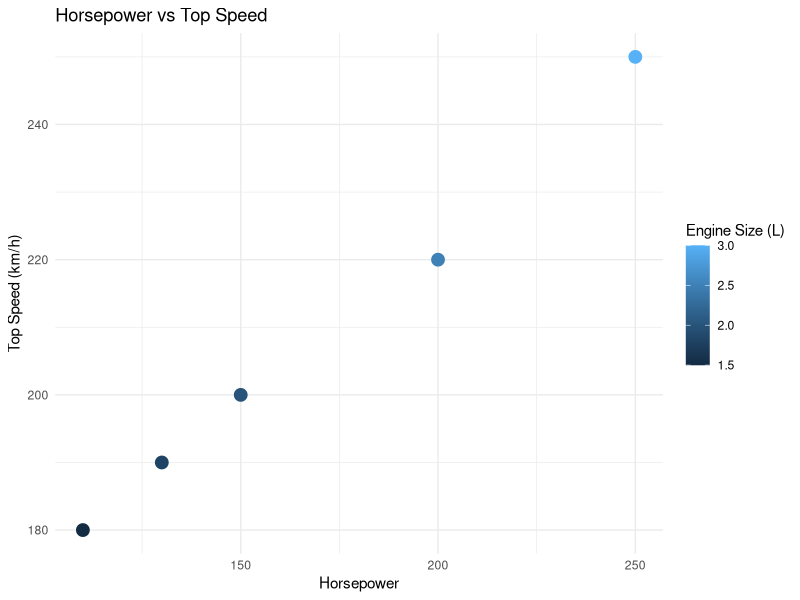

The R script that drew this image:
# Install package (Run only once)
#install.packages("ggplot2")

# Load library
library(ggplot2)

# Create Dataset
vehicle <- data.frame(
  Engine_Size = c(1.5,2.0,3.0,2.5,1.8),
  Horsepower = c(110,150,250,200,130),
  Top_Speed = c(180,200,250,220,190)
)

# Scatter Plot
ggplot(vehicle,
       aes(x = Horsepower,
           y = Top_Speed,
           color = Engine_Size)) +
  geom_point(size = 4) +
  labs(title = "Horsepower vs Top Speed",
       x = "Horsepower",
       y = "Top Speed (km/h)",
       color = "Engine Size (L)") +
  theme_minimal()
